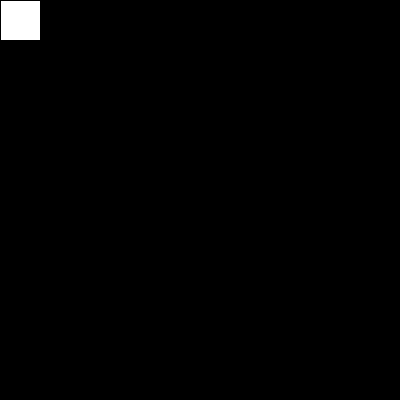
Frame 1 (no input)
Frame 60 (the mouse pressed at the canvas centre just before this capture): identical to frame 1, image omitted
Frame 120 (the mouse held since frame 60 and released just before this capture): identical to frame 1, image omitted

The Processing sketch that drew this single still picture (run headless with seeded random() and noise(); from frame 60 on, the mouse is pressed at the canvas centre):

// Processing sketch: arreglosYColisiones
// ── arreglosYColisiones.pde
int [] posicionEnX;
int [] posicionEnY;
int cantidadDeObstaculos;
color colorDelObstaculo [];
void setup() {
  size(400, 400);
  cantidadDeObstaculos = 50;
  posicionEnX = new int [cantidadDeObstaculos];
  posicionEnY = new int [cantidadDeObstaculos];
  colorDelObstaculo = new color[cantidadDeObstaculos];
}
void draw() {
  background(0);
  detectarColisiones(); 
  dibujarObstaculos();
}
void keyPressed() {
  inciarObstaculos();
}
void inciarObstaculos() {
  for (int i =0; i < cantidadDeObstaculos; i++) {
    posicionEnX[i] = floor(random(0, width));
    posicionEnY[i] = floor(random(0, height));
    colorDelObstaculo[i] = color(255, 255, 255);
  }
}
void dibujarObstaculos() {
  push();
  for (int i =0; i < cantidadDeObstaculos; i++) {
    fill(colorDelObstaculo[i]);
    rect(posicionEnX[i], posicionEnY[i], 40, 40);
  }
  pop();
}
void detectarColisiones() {
  for (int i =0; i < cantidadDeObstaculos; i++) {
    if (mouseX > posicionEnX[i] && mouseX < posicionEnX[i] + 40 &&
      mouseY > posicionEnY[i] && mouseY < posicionEnY[i] + 40) {
      colorDelObstaculo[i]  = color(255, 255, 0);
      println(0);
      if (mousePressed) { 
        println(1);
        colorDelObstaculo[i]  = color(0, 0, 255);

        posicionEnX[i]  = -1000;
        posicionEnY[i]  = -1000;
      }
    } else {
      colorDelObstaculo[i]  = color(255);
    }
  }
}
